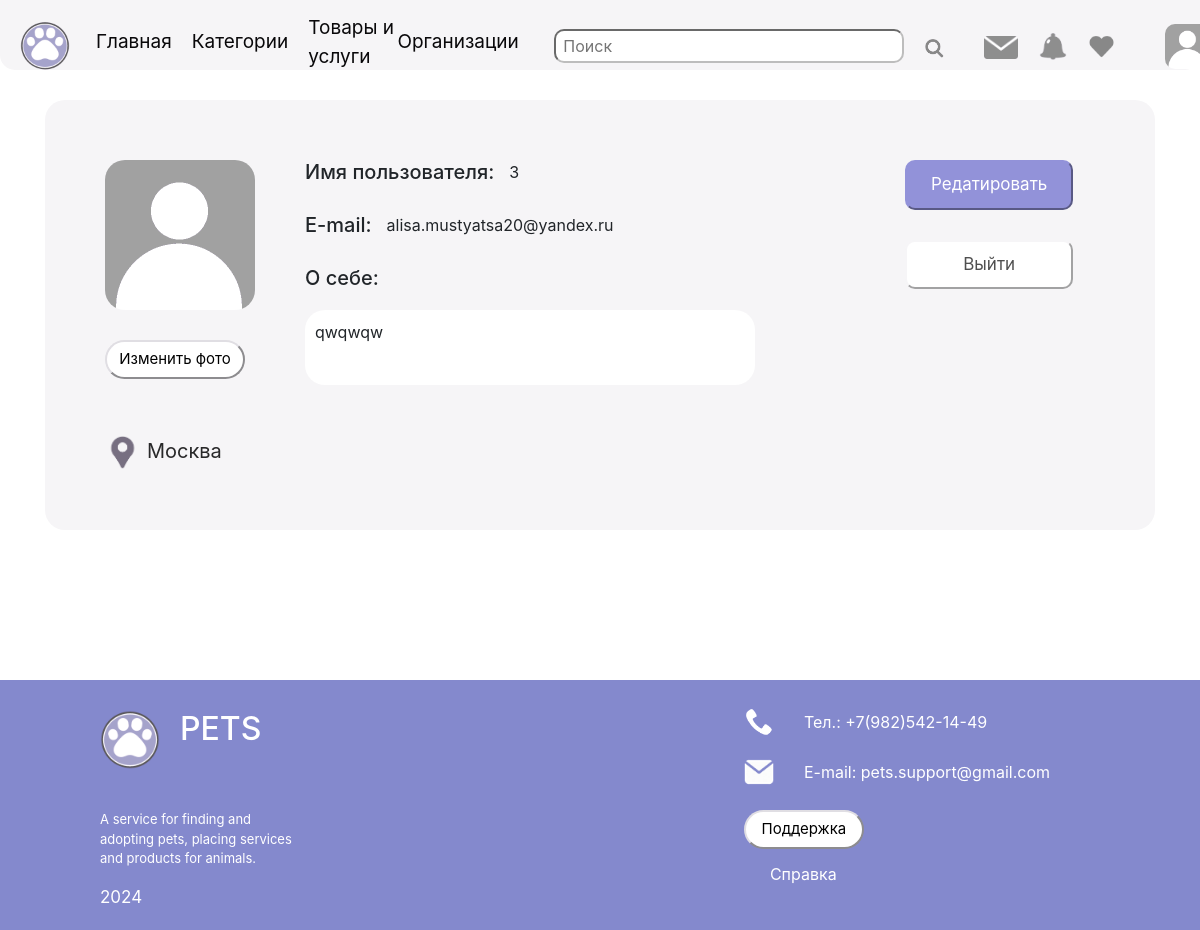
The page /profile (signed in) on the database as committed earlier.
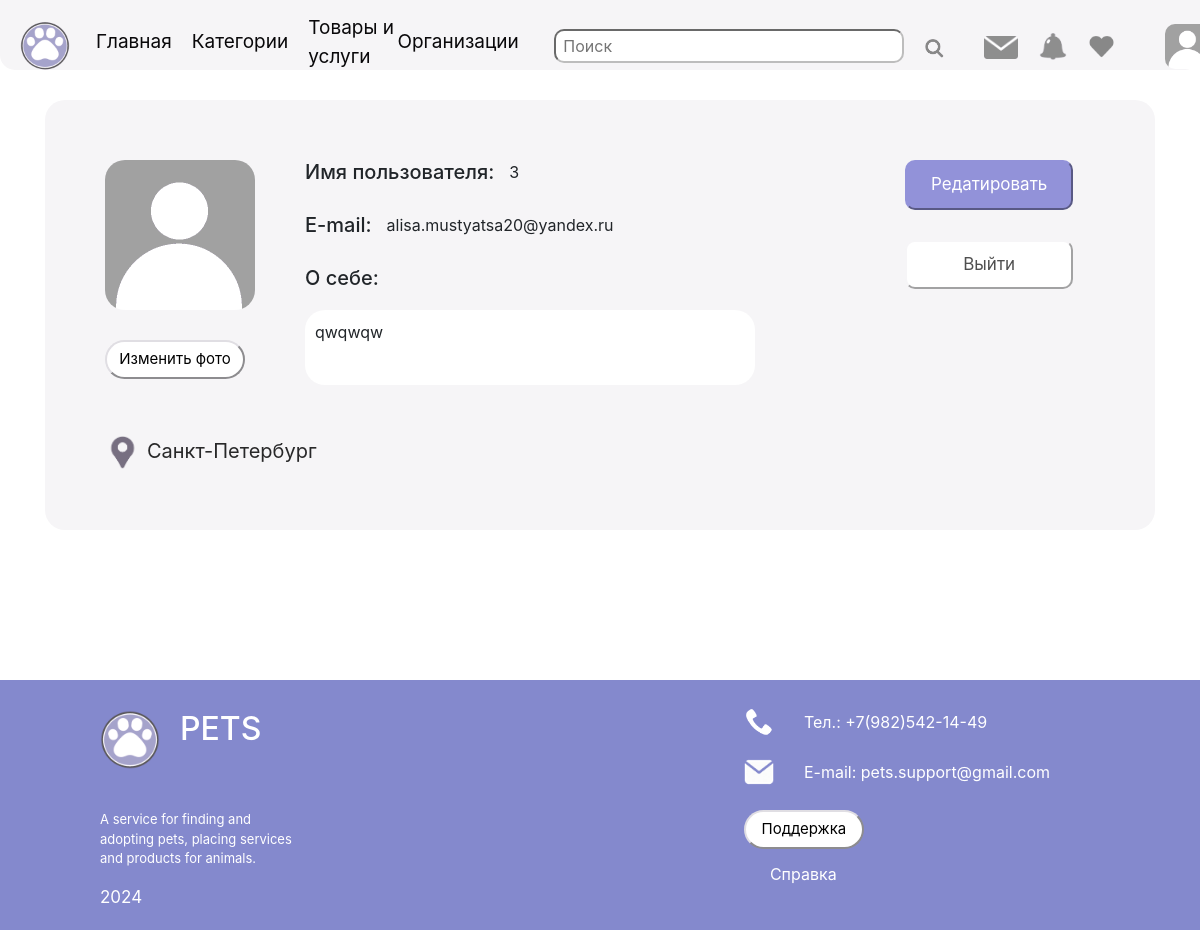
The same page on the database as committed later.
### data/users.py (models this page shows, shortened)
class User(SqlAlchemyBase, UserMixin):
    __tablename__ = 'users'
    id = sqlalchemy.Column(sqlalchemy.Integer,
                           primary_key=True, autoincrement=True)
    name = sqlalchemy.Column(sqlalchemy.String, nullable=False)
    about = sqlalchemy.Column(sqlalchemy.String, nullable=True)
    photo = sqlalchemy.Column(sqlalchemy.String, nullable=True)
    email = sqlalchemy.Column(sqlalchemy.String,
                              index=True, unique=True, nullable=False)
    hashed_password = sqlalchemy.Column(sqlalchemy.String, nullable=False)
    created_date = sqlalchemy.Column(sqlalchemy.DateTime,
                                     default=datetime.datetime.now)
    posts = orm.relationship("Post", back_populates='user')
    city = sqlalchemy.Column(sqlalchemy.String, default='Москва')

### main.py (the view)
@app.route('/profile')
def profile():
    session["link"] = '/profile'
    if current_user.is_authenticated:
        if len(current_user.city) > 30:
            city = current_user.city[:30] + '...'
        else:
            city = current_user.city
        return render_template('profile.html', title='Профиль', city=city)
    return render_template('autorization.html', title='Авторизация')

### data/db_session.py (called while the page is built)
def create_session() -> Session:
    global __factory
    return __factory()

### main.py (called while the page is built)
@login_manager.user_loader
def load_user(user_id):
    db_sess = db_session.create_session()
    return db_sess.query(User).get(user_id)

### templates/profile.html
{% extends "base.html" %}
{% block content %}
<div class="account">
    <div style="text-align: start; display: flex;">
        <div style="justify-content: center;">
            <img src={{current_user.photo}} class="ava"><br>
            <button class="butt" style="width: 140px;">Изменить фото</button>
        </div>
        <div style="text-align: start; margin-left: 40px;">
            <div style="display: flex; margin-bottom: 13px;"><h5 style="margin-right: 15px;">Имя пользователя:</h5> <p>{{ current_user.name}}</p></div>
            <div style="display: flex; margin-bottom: 13px;"><h5 style="margin-right: 15px;">E-mail:</h5><p>{{ current_user.email}}</p></div>
            <h5>О себе:</h5>
            <div class="about">
                <p>{{ current_user.about}}</p>
            </div>
        </div>
        <div style="display: block; margin-left: 150px;">
            <a href=""><button class="edit">Редатировать</button></a><br>
            <button class="logout">Выйти</button>
        </div>
    </div>
    <div class="geo">
        <a href="/choice_city"><img src="/static/img/point.png" height="35" style="margin-right: 7px">{{city}}</a>
    </div>
</div>
{% endblock %}

### templates/base.html (shortened to what this page needs)
<!doctype html>
<html lang="en">
<head>
    <link rel="stylesheet"
          href="https://stackpath.bootstrapcdn.com/bootstrap/4.4.1/css/bootstrap.min.css"
>
    <link rel="stylesheet"
          href="/static/css/style.css">
</head>
<body class="main">
<header>
    <nav>
        <div>
            <a class="navbar-brand" href="/"><img src="/static/img/logo.png" width="50px"></a>
            <ul class="un">
                <li>
                    <a class="link" href="/">Главная</a>
                </li>
                <li>
                    <a class="link" href="/category">Категории</a>
                </li>
                <li>
                    <a class="link" href="#">Товары и услуги</a>
                </li>
                <li class='li2'>
                    <a class="link" href="/organizations">
                        Организации
                    </a>
                </li>
            </ul>
            <form class="search_f">
                <input placeholder=" Поиск" type="search">
                <a class="img_a" href=''><img src="/static/img/search_logo.png" height="20px"></a>
            </form>
            {% if current_user.is_authenticated %}
            <a class="img_a"><img src="/static/img/chat2.png" height="23px" alt="сообщения"></a>
            <a class="img_a"><img src="/static/img/bell.png" height="27px" alt="уведомления"></a>
            <a class="img_a"><img src="/static/img/fav.png" height="27px" alt="избранное"></a>
            <a class="img_a" href="/profile"><img src="/static/img/avatar.png" height="45px"
                                                  style='border-radius: 10px; margin-left: 30px;'></a>
            {% else %}
            <a href='/profile'>
                <button class="login">Войти</button>
            </a>
            {% endif %}
        </div>
    </nav>
</header>
<main role="main" class="container">
    {% block content %}
    {% endblock %}
</main>
<footer>
    <div class="footer">
        <div style="display: block;">
            <div style="display: flex;">
                <img class="logo" src="/static/img/logo.png" height="60px">
                <h2> PETS</h2>
            </div>
            <div class="text">
                <p>A service for finding and adopting pets, placing services and products for animals.</p>
                <p style="font-size: 17px;">2024</p>
            </div>
        </div>
        <div class="contacts">
            <div class="cont">
                <img src="/static/img/phone.png">
                <p>Тел.: +7(982)542-14-49</p>
            </div>
            <div class="cont">
                <img src="/static/img/email.png">
                <p>E-mail: pets.support@gmail.com</p>
            </div>
            <a>
                <button class="butt" style="margin-bottom: 13px;">Поддержка</button>
            </a><br>
            <a href="" class="help">Справка</a>
        </div>
    </div>
</footer>
</body>

### static/css/style.css (style rules this page uses)
nav { border-radius: 0px 0px 15px 15px; background-color: #f6f5f7; color: #e2d3ed; height: 70px; }
.footer { margin-top: 150px; padding-left: 100px; padding-right: 150px; padding-top: 30px; align-items: start; height: 250px; display: flex; justify-content: space-between; background: #8489CD; color: #fff; }
.container { text-align: center; margin-top: 30px }
nav div { padding-left: 20px; padding-top: 5px; align-items: center; display: flex; }
.geo { width: 500px; margin-top: 50px; text-align: start; }
.about { padding: 10px; background: #fff; width: 450px; height: 75px; margin-top: 20px; border-radius: 20px; text-align: start; }
.contacts { display: block; }
.cont { display: flex; align-items: center; margin-bottom: 10px; }
.text { width: 200px; display: block; font-size: 13px; margin-top: 40px; }
.account { border-radius: 20px; background-color: #f6f5f7; padding: 60px; display: block; margin-top: 30px; }
.un { margin-left: 10px; font-size: 19px; padding: 0px; align-items: center; margin-top: 9px; list-style-type: none; display: flex; }
.geo a { font-size: 20px; color: #282829; text-decoration: none; }
.logout { padding: 10px; text-decoration: none; background: #fff; color: #4F4F4F; border-radius: 10px; border-color: #f6f5f7; font-size: 17px; width: 120%; }
.help { color: #fff; margin-left: 26px; text-decoration: none }
.link { margin-right: 20px; text-decoration: none; color: #09080a; }
.edit { padding: 10px; width: 120%; margin-bottom: 30px; text-decoration: none; background: #9292D9; color: #fff; border-color: #9292D9; border-radius: 10px; font-size: 17px; }
.img_a { margin-left: 20px; }
.butt { font-size: 15px; border-radius: 30px; border-color: #e0dee3; justify-items: center; outline:none; padding: 6px; margin-right: 20px; width: 120px; background: #fff; }
.ava { width: 150px; height: 150px; margin-bottom: 30px; border-radius: 20px }
.cont img { margin-top: -16px; height:30px; margin-right: 30px }
.logo { margin-right: 20px; }
.search_f { display: flex; align-items: center; margin-right: 20px; }
.search_f input { width: 350px; padding: 3px; margin-left: 15px; border-radius: 10px; border-color: #BDBDBD; }

Rows that differ between the two databases and show on the page:
changed User "alisa.mustyatsa20@yandex.ru": city "Москва" → "Санкт-Петербург"
